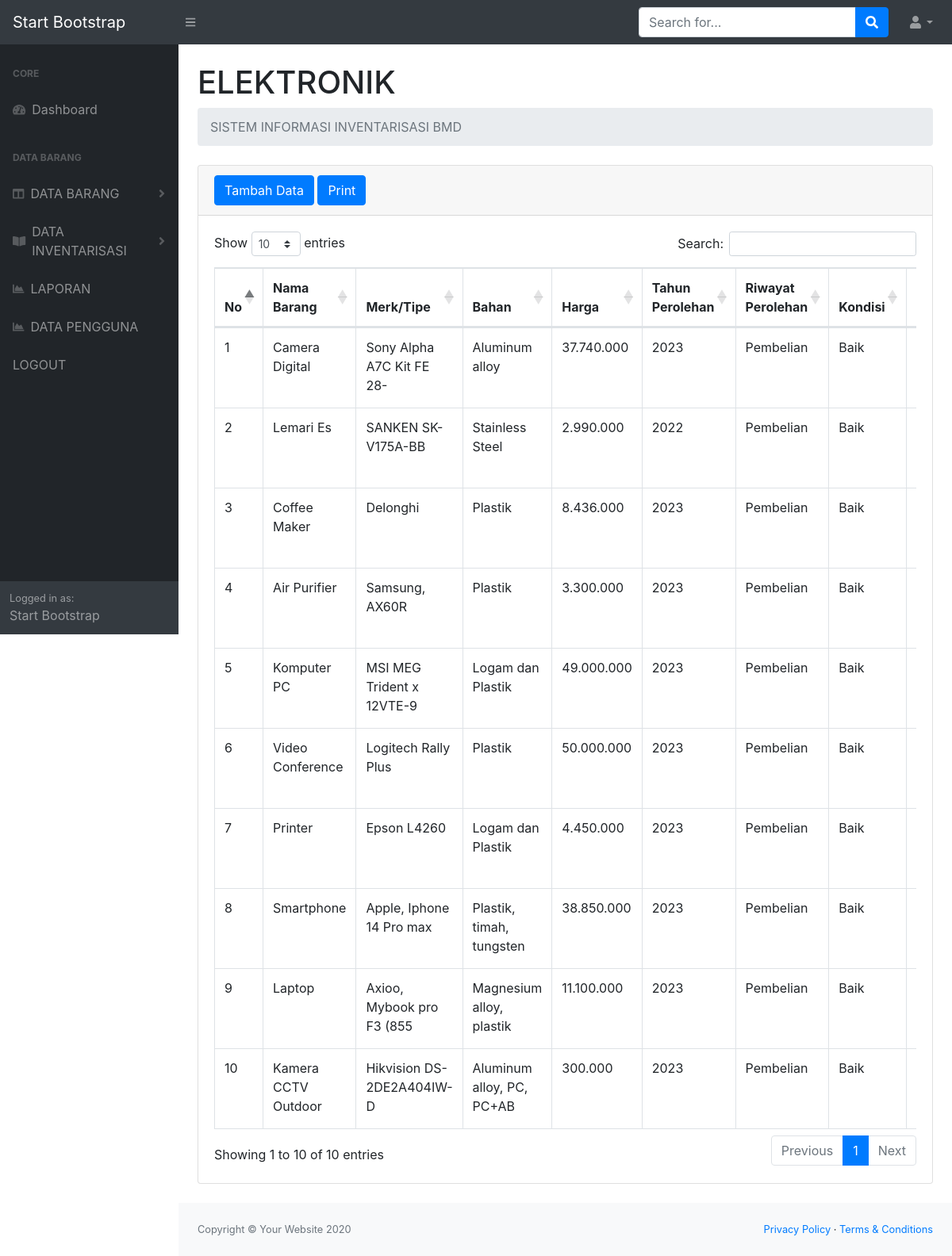
The app's page /masterelektronik.php (signed in) with its own data.
### tables this page shows
CREATE TABLE `elektronik` (
  `idbarang` int(11) NOT NULL,
  `namaelektronik` varchar(25) NOT NULL,
  `merk2` varchar(25) NOT NULL,
  `bahan2` varchar(25) NOT NULL,
  `harga2` varchar(25) NOT NULL,
  `tahunperolehan2` varchar(25) NOT NULL,
  `riwayatperolehan2` varchar(25) NOT NULL,
  `kondisi2` varchar(25) NOT NULL,
  `aspeklegal2` varchar(25) NOT NULL,
  `keterangan2` varchar(25) NOT NULL
);

### masterelektronik.php (the view, shortened to what this page needs)
<?php
require 'function.php';
?>
<!DOCTYPE html>
<html lang="en">
<head>
    <link href="css/styles.css" rel="stylesheet" />
    <link href="https://cdn.datatables.net/1.10.20/css/dataTables.bootstrap4.min.css" rel="stylesheet" />
</head>
<body class="sb-nav-fixed">
    <nav class="sb-topnav navbar navbar-expand navbar-dark bg-dark">
        <a class="navbar-brand" href="index.html">Start Bootstrap</a>
        <button class="btn btn-link btn-sm order-1 order-lg-0" id="sidebarToggle" href="#"><i class="fas fa-bars"></i></button>
        <form class="d-none d-md-inline-block form-inline ml-auto mr-0 mr-md-3 my-2 my-md-0">
            <div class="input-group">
                <input class="form-control" type="text" placeholder="Search for..." aria-label="Search" aria-describedby="basic-addon2" />
                <div class="input-group-append">
                    <button class="btn btn-primary" type="button"><i class="fas fa-search"></i></button>
                </div>
            </div>
        </form>
        <ul class="navbar-nav ml-auto ml-md-0">
            <li class="nav-item dropdown">
                <a class="nav-link dropdown-toggle" id="userDropdown" href="#" role="button" data-toggle="dropdown" aria-haspopup="true" aria-expanded="false"><i class="fas fa-user fa-fw"></i></a>
            </li>
        </ul>
    </nav>
    <div id="layoutSidenav">
        <div id="layoutSidenav_nav">
            <nav class="sb-sidenav accordion sb-sidenav-dark" id="sidenavAccordion">
                <div class="sb-sidenav-menu">
                    <?php include 'navbar.php'; ?>
                </div>
                <div class="sb-sidenav-footer">
                    <div class="small">Logged in as:</div>
                    Start Bootstrap
                </div>
            </nav>
        </div>
        <div id="layoutSidenav_content">
            <main>
                <div class="container-fluid">
                    <h1 class="mt-4">ELEKTRONIK</h1>
                    <ol class="breadcrumb mb-4">
                        <li class="breadcrumb-item active">SISTEM INFORMASI INVENTARISASI BMD</li>
                    </ol>
                    <div class="card mb-4">
                        <div class="card-header">
                            <button type="button" class="btn btn-primary" data-toggle="modal" data-target="#myModal">
                                Tambah Data
                            </button>
                            <a href="javascript:window.print()" class="btn btn-primary"><i class="ri-printer-line"></i> Print</a>
                        </div>
                        <div class="card-body">
                            <div class="table-responsive">
                                <table class="table table-bordered" id="dataTable" width="100%" cellspacing="0">
                                    <thead>
                                        <tr>
                                            <th>No</th>
                                            <th>Nama Barang</th>
                                            <th>Merk/Tipe</th>
                                            <th>Bahan</th>
                                            <th>Harga</th>
                                            <th>Tahun Perolehan</th>
                                            <th>Riwayat Perolehan</th>
                                            <th>Kondisi</th>
                                            <th>Aspek Legal</th>
                                        </tr>
                                    </thead>
                                    <tbody>
                                        <?php
                                        $ambilsemuadataelektronik = mysqli_query($conn, "select * from elektronik");
                                        $i = 1;
                                        while ($data = mysqli_fetch_array($ambilsemuadataelektronik)) {
                                            $namaelektronik = $data['namaelektronik'];
                                            $merk2 = $data['merk2'];
                                            $bahan2 = $data['bahan2'];
                                            $harga2 = $data['harga2'];
                                            $tahunperolehan2 = $data['tahunperolehan2'];
                                            $riwayatperolehan2 = $data['riwayatperolehan2'];
                                            $kondisi2 = $data['kondisi2'];
                                            $aspeklegal2 = $data['aspeklegal2'];
                                        ?>
                                            <tr>
                                                <td><?= $i++; ?></td>
                                                <td><?= $namaelektronik; ?></td>
                                                <td><?= $merk2; ?></td>
                                                <td><?= $bahan2; ?></td>
                                                <td><?= $harga2; ?></td>
                                                <td><?= $tahunperolehan2; ?></td>
                                                <td><?= $riwayatperolehan2; ?></td>
                                                <td><?= $kondisi2; ?></td>
                                                <td><?= $aspeklegal2; ?></td>
                                            </tr>
                                        <?php
                                        };
                                        ?>
                                    </tbody>
                                </table>
                            </div>
                        </div>
                    </div>
                </div>
            </main>
            <footer class="py-4 bg-light mt-auto">
                <div class="container-fluid">
                    <div class="d-flex align-items-center justify-content-between small">
                        <div class="text-muted">Copyright &copy; Your Website 2020</div>
                        <div>
                            <a href="#">Privacy Policy</a>
                            &middot;
                            <a href="#">Terms &amp; Conditions</a>
                        </div>
                    </div>
                </div>
            </footer>
        </div>
    </div>
</body>
</html>

### records on screen
elektronik: namaelektronik "Camera Digital", merk2 "Sony Alpha A7C Kit FE 28-", bahan2 "Aluminum alloy", harga2 "37.740.000", tahunperolehan2 "2023", riwayatperolehan2 "Pembelian", kondisi2 "Baik"
elektronik: namaelektronik "Lemari Es", merk2 "SANKEN SK-V175A-BB", bahan2 "Stainless Steel", harga2 "2.990.000", tahunperolehan2 "2022", riwayatperolehan2 "Pembelian", kondisi2 "Baik"
elektronik: namaelektronik "Coffee Maker", merk2 "Delonghi", bahan2 "Plastik", harga2 "8.436.000", tahunperolehan2 "2023", riwayatperolehan2 "Pembelian", kondisi2 "Baik"
elektronik: namaelektronik "Air Purifier", merk2 "Samsung, AX60R", bahan2 "Plastik", harga2 "3.300.000", tahunperolehan2 "2023", riwayatperolehan2 "Pembelian", kondisi2 "Baik"
elektronik: namaelektronik "Komputer PC", merk2 "MSI MEG Trident x 12VTE-9", bahan2 "Logam dan Plastik", harga2 "49.000.000", tahunperolehan2 "2023", riwayatperolehan2 "Pembelian", kondisi2 "Baik"
elektronik: namaelektronik "Video Conference", merk2 "Logitech Rally Plus", bahan2 "Plastik", harga2 "50.000.000", tahunperolehan2 "2023", riwayatperolehan2 "Pembelian", kondisi2 "Baik"
elektronik: namaelektronik "Printer", merk2 "Epson L4260", bahan2 "Logam dan Plastik", harga2 "4.450.000", tahunperolehan2 "2023", riwayatperolehan2 "Pembelian", kondisi2 "Baik"
elektronik: namaelektronik "Smartphone", merk2 "Apple, Iphone 14 Pro max", bahan2 "Plastik, timah, tungsten", harga2 "38.850.000", tahunperolehan2 "2023", riwayatperolehan2 "Pembelian", kondisi2 "Baik"
elektronik: namaelektronik "Laptop", merk2 "Axioo, Mybook pro F3 (855", bahan2 "Magnesium alloy, plastik", harga2 "11.100.000", tahunperolehan2 "2023", riwayatperolehan2 "Pembelian", kondisi2 "Baik"
elektronik: namaelektronik "Kamera CCTV Outdoor", merk2 "Hikvision DS-2DE2A404IW-D", bahan2 "Aluminum alloy, PC, PC+AB", harga2 "300.000", tahunperolehan2 "2023", riwayatperolehan2 "Pembelian", kondisi2 "Baik"
